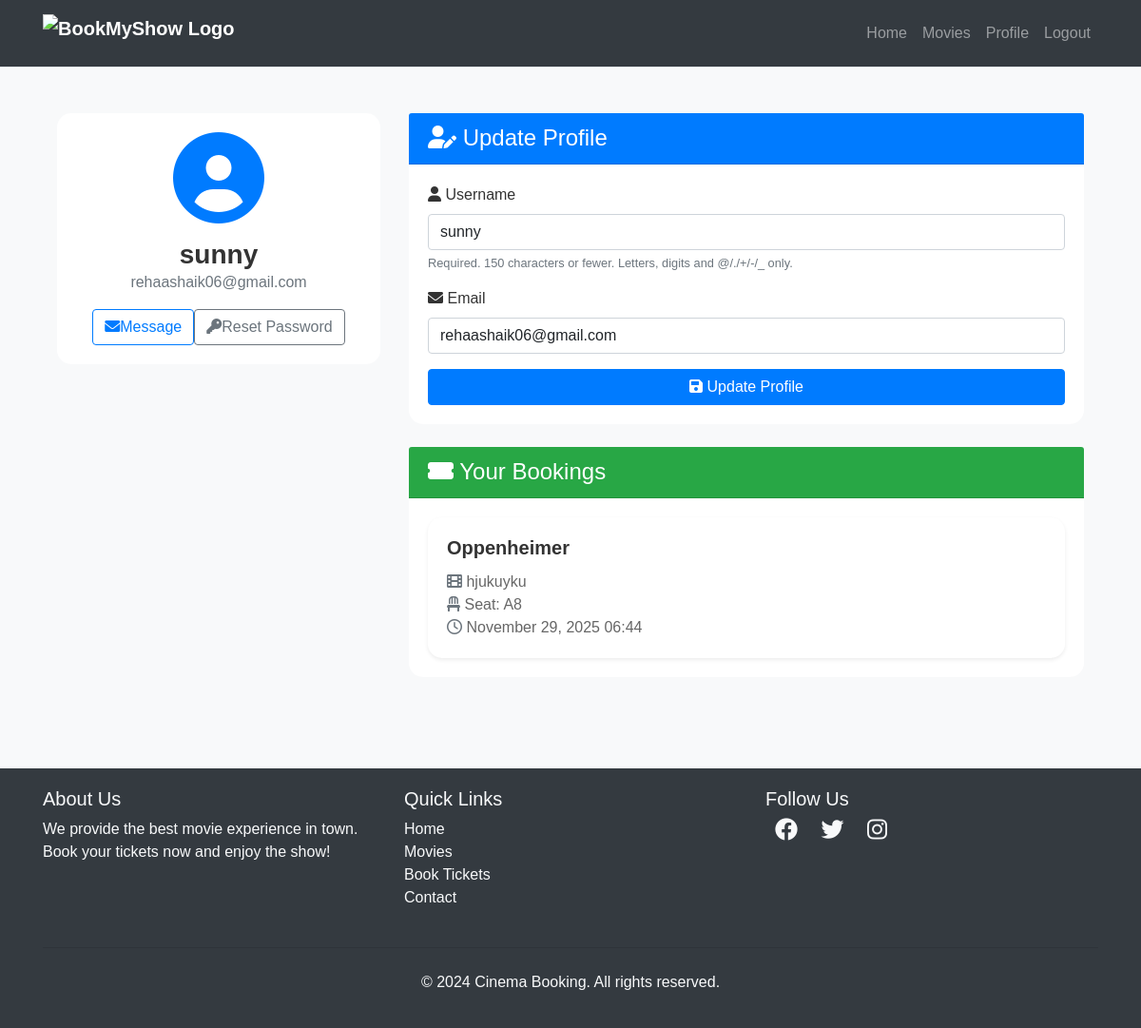
The app's page /users/profile/ (signed in), older data.
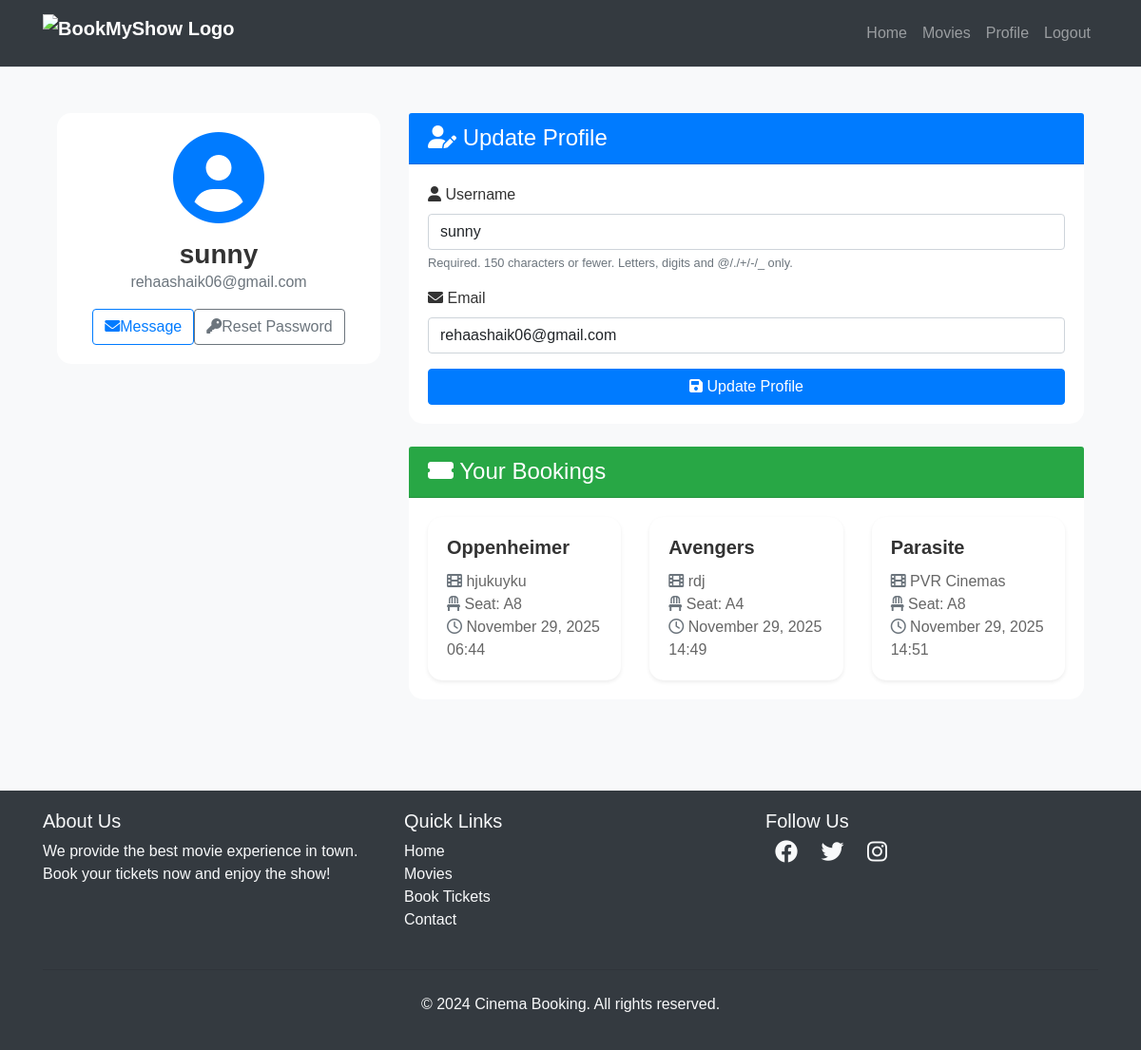
The same page, newer data.
### movies/models.py (models this page shows, shortened)
class Booking(models.Model):
    user=models.ForeignKey(User,on_delete=models.CASCADE)
    seat=models.OneToOneField(Seat,on_delete=models.CASCADE)
    movie=models.ForeignKey(Movie,on_delete=models.CASCADE)
    theater=models.ForeignKey(Theater,on_delete=models.CASCADE)
    booked_at=models.DateTimeField(auto_now_add=True)
    class StatusChoices(models.TextChoices):
        PENDING = 'pending', 'Pending'
        CONFIRMED = 'confirmed', 'Confirmed'
        CANCELLED = 'cancelled', 'Cancelled'
    class PaymentStatus(models.TextChoices):
        PENDING = 'pending', 'Pending'
        PAID = 'paid', 'Paid'
        REFUNDED = 'refunded', 'Refunded'
    status = models.CharField(max_length=20, choices=StatusChoices.choices, default=StatusChoices.PENDING)
    payment_status = models.CharField(max_length=20, choices=PaymentStatus.choices, default=PaymentStatus.PENDING)
    expires_at = models.DateTimeField(blank=True, null=True)
    payment_intent_id = models.CharField(max_length=255, blank=True, null=True)

class Movie(models.Model):
    name= models.CharField(max_length=255)
    image= models.ImageField(upload_to="movies/")
    rating = models.DecimalField(max_digits=3,decimal_places=1)
    cast= models.TextField()
    description= models.TextField(blank=True,null=True)
    genre = models.CharField(max_length=32, choices=GENRE_CHOICES, default='Drama')
    language = models.CharField(max_length=32, choices=LANGUAGE_CHOICES, default='English')
    release_year = models.PositiveIntegerField(blank=True, null=True)
    trailer_url = models.URLField(blank=True, null=True)

class Theater(models.Model):
    name = models.CharField(max_length=255)
    movie = models.ForeignKey(Movie,on_delete=models.CASCADE,related_name='theaters')
    time= models.DateTimeField()
    class FormatChoices(models.TextChoices):
        TWO_D = '2D', '2D'
        THREE_D = '3D', '3D'
        IMAX_3D = 'IMAX 3D', 'IMAX 3D'
    format = models.CharField(max_length=10, choices=FormatChoices.choices, default=FormatChoices.TWO_D)
    price = models.DecimalField(max_digits=8, decimal_places=2, default=0)

class Seat(models.Model):
    theater = models.ForeignKey(Theater,on_delete=models.CASCADE,related_name='seats')
    seat_number = models.CharField(max_length=10)
    is_booked=models.BooleanField(default=False)

### users/views.py (the view)
# urls.py: path('profile/', profile, name='profile'),
@login_required
def profile(request):
    bookings= Booking.objects.filter(user=request.user)
    if request.method == 'POST':
        u_form = UserUpdateForm(request.POST, instance=request.user)
        if u_form.is_valid():
            u_form.save()
            return redirect('profile')
    else:
        u_form = UserUpdateForm(instance=request.user)
    return render(request, 'users/profile.html', {'u_form': u_form,'bookings':bookings})

### users/forms.py
class UserUpdateForm(forms.ModelForm):
    email = forms.EmailField()
    class Meta:
        model = User
        fields = ['username', 'email']

### templates/users/profile.html (shortened to what this page needs)
{% extends "users/basic.html" %} {% block content %}
<div class="container py-5">
  <div class="row">
    <div class="col-lg-4 mb-4">
      <div class="card shadow">
        <div class="card-body text-center">
          <div class="mb-3">
            <i class="fas fa-user-circle fa-6x text-primary"></i>
          </div>
          <h3 class="card-title mb-0">{{ user.username }}</h3>
          <p class="text-muted mb-3">{{ user.email }}</p>
          <div class="d-flex justify-content-center">
            <a href="#" class="btn btn-outline-primary me-2"><i class="fas fa-envelope me-2"></i>Message</a>
            <a href="{% url 'password_reset' %}" class="btn btn-outline-secondary"><i class="fas fa-key me-2"></i>Reset Password</a>
          </div>
        </div>
      </div>
    </div>
    <div class="col-lg-8">
      <div class="card shadow mb-4">
        <div class="card-header bg-primary text-white">
          <h4 class="mb-0"><i class="fas fa-user-edit me-2"></i> Update Profile</h4>
        </div>
        <div class="card-body">
          <form method="POST">
            {% for field in u_form %}
              <div class="mb-3">
                <label for="{{ field.id_for_label }}" class="form-label">
                  <i class="fas fa-{% if field.name == 'username' %}user{% elif field.name == 'email' %}envelope{% else %}info-circle{% endif %} me-2"></i>
                  {{ field.label }}
                </label>
                {{ field }}
                {% if field.help_text %}
                  <small class="form-text text-muted">{{ field.help_text }}</small>
                {% endif %}
              </div>
            {% endfor %}
            <button class="btn btn-primary w-100" type="submit"><i class="fas fa-save me-2"></i> Update Profile</button>
          </form>
        </div>
      </div>
      <div class="card shadow">
        <div class="card-header bg-success text-white">
          <h4 class="mb-0"><i class="fas fa-ticket-alt me-2"> </i> Your Bookings</h4>
        </div>
        <div class="card-body">
          {% if bookings %}
            <div class="row row-cols-1 row-cols-md-2 g-4">
              {% for booking in bookings %}
                <div class="col">
                  <div class="card h-100 border-0 shadow-sm">
                    <div class="card-body">
                      <h5 class="card-title">{{ booking.movie.name }}</h5>
                      <p class="card-text">
                        <i class="fas fa-film me-2 text-muted"> </i>  {{ booking.theater.name }}<br>
                        <i class="fas fa-chair me-2 text-muted"> </i>  Seat: {{ booking.seat.seat_number }}<br>
                        <i class="far fa-clock me-2 text-muted"> </i>  {{ booking.booked_at|date:"F d, Y H:i" }}
                      </p>
                    </div>
                  </div>
                </div>
              {% endfor %}
            </div>
          {% else %}
            <div class="text-center py-5">
              <i class="fas fa-ticket-alt fa-4x text-muted mb-3"></i>
              <p class="lead mb-0">No bookings yet. Time to plan your next movie night!</p>
            </div>
          {% endif %}
        </div>
      </div>
    </div>
  </div>
</div>
<link rel="stylesheet" href="https://cdnjs.cloudflare.com/ajax/libs/font-awesome/6.0.0-beta3/css/all.min.css">
{% endblock %}

### templates/users/basic.html (shortened to what this page needs)
<!DOCTYPE html>
<html lang="en">
  <head>
    <link
      href="https://cdn.jsdelivr.net/npm/bootstrap-icons/font/bootstrap-icons.css"
      rel="stylesheet"
    />
    <link
      rel="stylesheet"
      href="https://maxcdn.bootstrapcdn.com/bootstrap/4.0.0/css/bootstrap.min.css"
    />
    <link
      rel="stylesheet"
      href="https://cdnjs.cloudflare.com/ajax/libs/font-awesome/5.15.3/css/all.min.css"
    />
  </head>
  <body>
    <nav class="navbar navbar-expand-lg navbar-dark bg-dark">
      <div class="container">
        <a class="navbar-brand" href="/">
          <img
            src="https://in.bmscdn.com/webin/common/icons/logo.svg"
            alt="BookMyShow Logo"
            height="40"
            width="auto"
          />
        </a>
        <div class="collapse navbar-collapse" id="navbarNav">
          <ul class="navbar-nav ml-auto">
            {% if user.is_authenticated %}
            <li class="nav-item">
              <a class="nav-link" href="/">Home</a>
            </li>
            <li class="nav-item">
              <a class="nav-link" href="/movies">Movies</a>
            </li>
            <li class="nav-item">
              <a class="nav-link" href="{% url 'profile' %}">Profile</a>
            </li>
            <li class="nav-item">
              <form method="Post" action="{% url 'logout' %}">
                <button
                  type="submit"
                  class="nav-link"
                  style="border: none; background: none"
                >
                  Logout
                </button>
              </form>
            </li>
            {% endif %}
          </ul>
        </div>
      </div>
    </nav>
    <div class="container">{% block content %} {% endblock %}</div>
    <footer class="footer mt-5">
      <div class="container">
        <div class="row">
          <div class="col-md-4 mb-4 mb-md-0">
            <h5>About Us</h5>
            <p>
              We provide the best movie experience in town. Book your tickets
              now and enjoy the show!
            </p>
          </div>
          <div class="col-md-4 mb-4 mb-md-0">
            <h5>Quick Links</h5>
            <ul class="list-unstyled">
              <li><a href="#">Home</a></li>
              <li><a href="#">Movies</a></li>
              <li><a href="#">Book Tickets</a></li>
              <li><a href="#">Contact</a></li>
            </ul>
          </div>
          <div class="col-md-4">
            <h5>Follow Us</h5>
            <div class="social-icons">
              <a href="#"><i class="fab fa-facebook"></i></a>
              <a href="#"><i class="fab fa-twitter"></i></a>
              <a href="#"><i class="fab fa-instagram"></i></a>
            </div>
          </div>
        </div>
        <hr class="mt-4 mb-4" />
        <div class="text-center">
          <p>&copy; 2024 Cinema Booking. All rights reserved.</p>
        </div>
      </div>
    </footer>
  </body>
</html>

### templates/users/basic.html (style rules this page uses)
body { font-family: Arial, sans-serif; background-color: #f8f9fa; color: #333; }
.navbar { background-color: #000; padding: 10px 20px; border-bottom: 1px solid #dee2e6; }
.navbar-brand { color: #fff !important; font-weight: bold; display: flex; align-items: center; gap: 8px; }
.navbar-brand img { height: 40px; filter: brightness(1.2); }
.navbar-nav .nav-link { color: #fff; }
.card { background-color: #fff; border: 1px solid #dee2e6; border-radius: 8px; transition: transform 0.3s ease-in-out, box-shadow 0.3s ease-in-out; }
.card-title { color: #333; font-weight: bold; }
.card-text { color: #666; }
.btn-primary { background-color: #007bff; border-color: #007bff; }
.btn-outline-primary { color: #007bff; border-color: #007bff; }
.footer { background-color: #343a40; color: #f8f9fa; padding: 20px 0; margin-top: 50px; }
.footer a { color: #f8f9fa; text-decoration: none; }
.footer .social-icons i { font-size: 24px; margin: 0 10px; transition: color 0.3s; }
.text-muted { color: #6c757d !important; }
.shadow-sm { box-shadow: 0 .125rem .25rem rgba(0,0,0,.075) !important; }
.text-center { text-align: center !important; }
.text-primary { color: #007bff !important; }

### templates/users/profile.html (style rules this page uses)
body { background-color: #f8f9fa; }
.card { border-radius: 15px; border: none; transition: transform 0.3s ease-in-out; }
.card-header { border-top-left-radius: 15px; border-top-right-radius: 15px; }
form input, form select, form textarea { display: block; width: 100%; padding: 0.375rem 0.75rem; font-size: 1rem; font-weight: 400; line-height: 1.5; color: #212529; background-color: #fff; background-clip: padding-box; border: 1px solid #ced4da; border-radius: 0.25rem; transition: border-color 0.15s ease-in-out, box-shadow 0.15s ease-in-out; }

Row changes from the older to the newer data that the page shows:
added Booking: movie.name "Avengers", theater.name "rdj", seat.seat_number "A4", booked_at "November 29, 2025 14:49"
added Booking: movie.name "Parasite", theater.name "PVR Cinemas", seat.seat_number "A8", booked_at "November 29, 2025 14:51"
